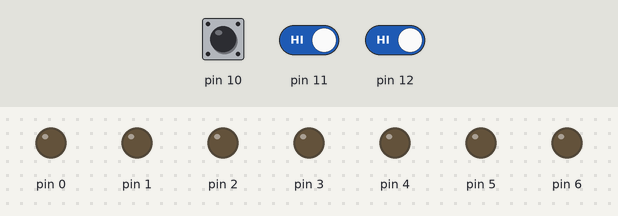
This sketch was run on a simulated Arduino Uno, built with avr-gcc and run on an emulated ATmega328P. Parts: output pins drawn as LEDs (lit = HIGH). Dashed ring = blinking. The inputs (shaded band) are chosen by the test bench; at power-on: pin 11 HIGH, pin 12 HIGH, pin 10 HIGH.

Above: at 1.2 s.
1.3 s: pin 11 driven LOW
At 1.7 s:
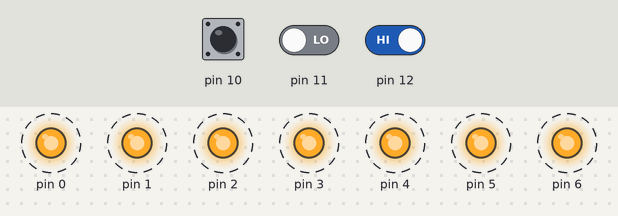
4.3 s: pin 12 driven LOW
At 5.45 s:
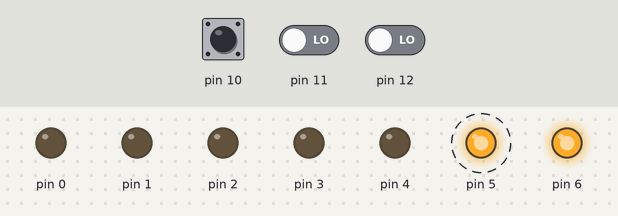
7.3 s: pin 12 driven HIGH
At 8.8 s:
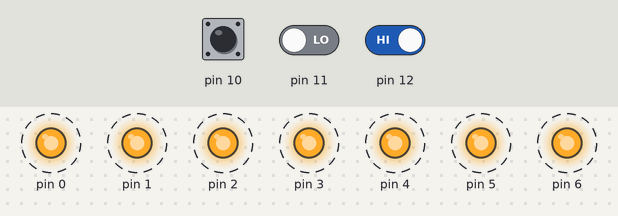
10.3 s: pin 11 driven HIGH
At 10.7 s:
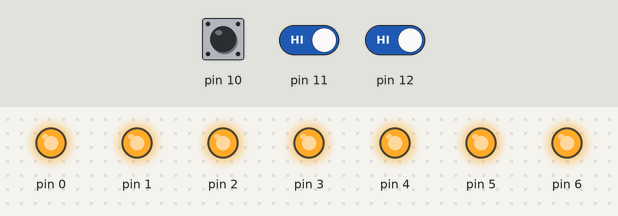
Timing chart, 0 to 12.9 s (numbered marks = the images above; inputs shaded):
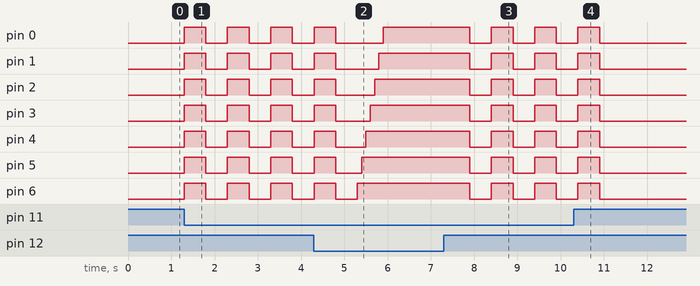

Measured:
- after the input at 1.3 s, pin 0–6: alternates HIGH for 0.50 s and LOW for 0.50 s, starting at once
- after the input at 4.3 s, pin 6: goes on until 5.3 s, then stays HIGH
- after the input at 7.3 s, pin 0–6: alternates HIGH for 0.50 s and LOW for 0.50 s, starting after 0.60 s
- after the input at 10.3 s, pin 0–6: goes on until 10.9 s, then stays LOW

The sketch:

az1.ino
```cpp
void setup() {
  // DEFINE INPUTS
  pinMode(12,INPUT);
  pinMode(11,INPUT);
  pinMode(10,INPUT);

  // DEFINE OUTPUTS
  pinMode(6,OUTPUT);
  pinMode(5,OUTPUT);
  pinMode(4,OUTPUT);
  pinMode(3,OUTPUT);
  pinMode(2,OUTPUT);
  pinMode(1,OUTPUT);
  pinMode(0,OUTPUT);
}

void loop() {

  int left_right = digitalRead(12);
  int Amin = digitalRead(11);
  int off = digitalRead(10);


  // LIGHTS ARE SEETING ON FROM LEFT SIDE IF S1 IS ACTIVE
  if ( left_right == LOW ) {
    for (int i = 6; i >= 0; i--){
      digitalWrite(i,HIGH);
      delay(100);
    }
  }

  // LIGHTS ARE SEETING ON 4 time due to Amin string IF S2 IS ACTIVE
  else if ( Amin == LOW ) {
      for (int i = 3; i>=0; i--) {
        digitalWrite(0,HIGH);
        digitalWrite(1,HIGH);
        digitalWrite(2,HIGH);
        digitalWrite(3,HIGH);
        digitalWrite(4,HIGH);
        digitalWrite(5,HIGH);
        digitalWrite(6,HIGH);
        delay(500);
        digitalWrite(0,LOW);
        digitalWrite(1,LOW);
        digitalWrite(2,LOW);
        digitalWrite(3,LOW);
        digitalWrite(4,LOW);
        digitalWrite(5,LOW);
        digitalWrite(6,LOW);
        delay(500);
    }
  }

  // LIGHTS ARE SEETING OFF IF S3 IS ACTIVE
  else if ( off == LOW ) {
    for (int i = 6; i >= 0; i--)
      digitalWrite(i,LOW);
  }


}
```
